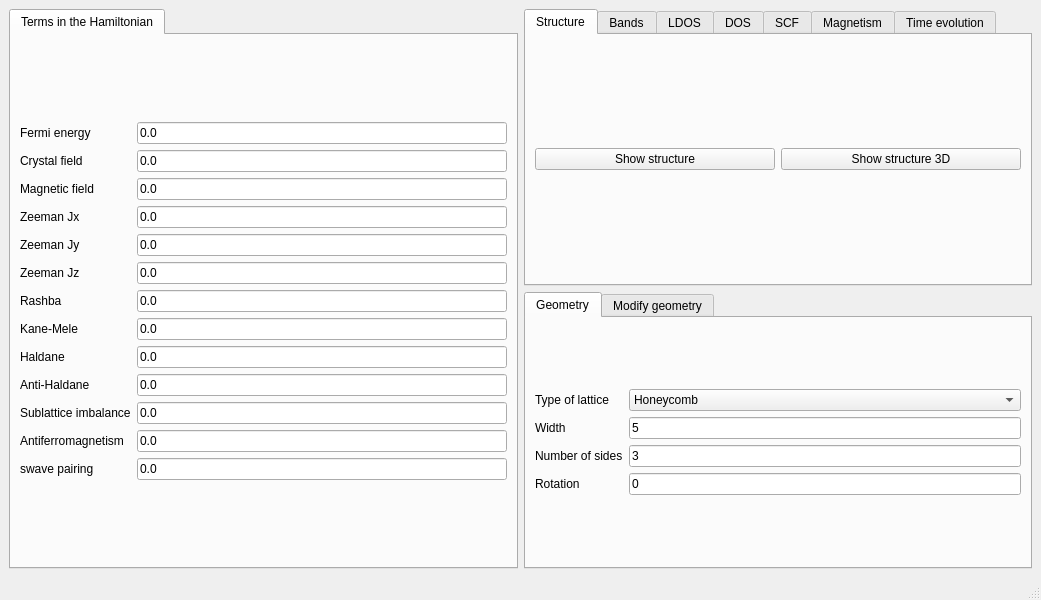
<?xml version="1.0" encoding="UTF-8"?>
<ui version="4.0">
 <class>MainWindow</class>
 <widget class="QMainWindow" name="MainWindow">
  <property name="geometry">
   <rect>
    <x>0</x>
    <y>0</y>
    <width>1041</width>
    <height>600</height>
   </rect>
  </property>
  <property name="minimumSize">
   <size>
    <width>878</width>
    <height>600</height>
   </size>
  </property>
  <property name="windowTitle">
   <string>0D systems</string>
  </property>
  <widget class="QWidget" name="centralwidget">
   <layout class="QGridLayout" name="gridLayout_3">
    <item row="0" column="0" rowspan="2">
     <widget class="QTabWidget" name="tabWidget_2">
      <property name="currentIndex">
       <number>0</number>
      </property>
      <widget class="QWidget" name="tab_3">
       <attribute name="title">
        <string>Terms in the Hamiltonian</string>
       </attribute>
       <layout class="QGridLayout" name="gridLayout_8">
        <item row="0" column="0">
         <layout class="QGridLayout" name="gridLayout">
          <item row="5" column="1">
           <widget class="QLineEdit" name="Bz">
            <property name="text">
             <string>0.0</string>
            </property>
           </widget>
          </item>
          <item row="3" column="1">
           <widget class="QLineEdit" name="Bx">
            <property name="text">
             <string>0.0</string>
            </property>
           </widget>
          </item>
          <item row="5" column="0">
           <widget class="QLabel" name="label_5">
            <property name="text">
             <string>Zeeman Jz</string>
            </property>
           </widget>
          </item>
          <item row="10" column="1">
           <widget class="QLineEdit" name="mAB">
            <property name="text">
             <string>0.0</string>
            </property>
           </widget>
          </item>
          <item row="4" column="1">
           <widget class="QLineEdit" name="By">
            <property name="text">
             <string>0.0</string>
            </property>
           </widget>
          </item>
          <item row="0" column="0">
           <widget class="QLabel" name="label">
            <property name="text">
             <string>Fermi energy</string>
            </property>
           </widget>
          </item>
          <item row="2" column="1">
           <widget class="QLineEdit" name="peierls">
            <property name="enabled">
             <bool>true</bool>
            </property>
            <property name="text">
             <string>0.0</string>
            </property>
           </widget>
          </item>
          <item row="7" column="1">
           <widget class="QLineEdit" name="kanemele">
            <property name="text">
             <string>0.0</string>
            </property>
           </widget>
          </item>
          <item row="8" column="0">
           <widget class="QLabel" name="label_24">
            <property name="text">
             <string>Haldane</string>
            </property>
           </widget>
          </item>
          <item row="9" column="1">
           <widget class="QLineEdit" name="antihaldane">
            <property name="text">
             <string>0.0</string>
            </property>
           </widget>
          </item>
          <item row="12" column="0">
           <widget class="QLabel" name="label_26">
            <property name="text">
             <string>swave pairing</string>
            </property>
           </widget>
          </item>
          <item row="0" column="1">
           <widget class="QLineEdit" name="fermi">
            <property name="enabled">
             <bool>true</bool>
            </property>
            <property name="text">
             <string>0.0</string>
            </property>
           </widget>
          </item>
          <item row="6" column="1">
           <widget class="QLineEdit" name="rashba">
            <property name="text">
             <string>0.0</string>
            </property>
           </widget>
          </item>
          <item row="8" column="1">
           <widget class="QLineEdit" name="haldane">
            <property name="text">
             <string>0.0</string>
            </property>
           </widget>
          </item>
          <item row="11" column="1">
           <widget class="QLineEdit" name="mAF">
            <property name="text">
             <string>0.0</string>
            </property>
           </widget>
          </item>
          <item row="6" column="0">
           <widget class="QLabel" name="label_10">
            <property name="text">
             <string>Rashba</string>
            </property>
           </widget>
          </item>
          <item row="7" column="0">
           <widget class="QLabel" name="label_11">
            <property name="text">
             <string>Kane-Mele</string>
            </property>
           </widget>
          </item>
          <item row="3" column="0">
           <widget class="QLabel" name="label_3">
            <property name="text">
             <string>Zeeman Jx</string>
            </property>
           </widget>
          </item>
          <item row="4" column="0">
           <widget class="QLabel" name="label_4">
            <property name="text">
             <string>Zeeman Jy</string>
            </property>
           </widget>
          </item>
          <item row="10" column="0">
           <widget class="QLabel" name="label_12">
            <property name="text">
             <string>Sublattice imbalance</string>
            </property>
           </widget>
          </item>
          <item row="2" column="0">
           <widget class="QLabel" name="label_14">
            <property name="text">
             <string>Magnetic field</string>
            </property>
           </widget>
          </item>
          <item row="12" column="1">
           <widget class="QLineEdit" name="swave">
            <property name="text">
             <string>0.0</string>
            </property>
           </widget>
          </item>
          <item row="11" column="0">
           <widget class="QLabel" name="label_13">
            <property name="text">
             <string>Antiferromagnetism</string>
            </property>
           </widget>
          </item>
          <item row="9" column="0">
           <widget class="QLabel" name="label_25">
            <property name="text">
             <string>Anti-Haldane</string>
            </property>
           </widget>
          </item>
          <item row="1" column="1">
           <widget class="QLineEdit" name="crystalfield">
            <property name="text">
             <string>0.0</string>
            </property>
           </widget>
          </item>
          <item row="1" column="0">
           <widget class="QLabel" name="label_17">
            <property name="text">
             <string>Crystal field</string>
            </property>
           </widget>
          </item>
         </layout>
        </item>
       </layout>
      </widget>
     </widget>
    </item>
    <item row="1" column="1">
     <widget class="QTabWidget" name="tabWidget">
      <property name="currentIndex">
       <number>0</number>
      </property>
      <property name="documentMode">
       <bool>false</bool>
      </property>
      <property name="tabsClosable">
       <bool>false</bool>
      </property>
      <property name="movable">
       <bool>false</bool>
      </property>
      <widget class="QWidget" name="tab_2">
       <attribute name="title">
        <string>Geometry</string>
       </attribute>
       <layout class="QGridLayout" name="gridLayout_16">
        <item row="0" column="0">
         <layout class="QGridLayout" name="gridLayout_4">
          <item row="3" column="0">
           <widget class="QLabel" name="label_7">
            <property name="text">
             <string>Rotation</string>
            </property>
           </widget>
          </item>
          <item row="2" column="1">
           <widget class="QLineEdit" name="nsides">
            <property name="text">
             <string>3</string>
            </property>
           </widget>
          </item>
          <item row="2" column="0">
           <widget class="QLabel" name="label_6">
            <property name="text">
             <string>Number of sides</string>
            </property>
           </widget>
          </item>
          <item row="0" column="0">
           <widget class="QLabel" name="label_8">
            <property name="text">
             <string>Type of lattice</string>
            </property>
           </widget>
          </item>
          <item row="0" column="1">
           <widget class="QComboBox" name="lattice">
            <item>
             <property name="text">
              <string>Honeycomb</string>
             </property>
            </item>
            <item>
             <property name="text">
              <string>Square</string>
             </property>
            </item>
            <item>
             <property name="text">
              <string>Triangular</string>
             </property>
            </item>
            <item>
             <property name="text">
              <string>Kagome</string>
             </property>
            </item>
            <item>
             <property name="text">
              <string>Lieb</string>
             </property>
            </item>
           </widget>
          </item>
          <item row="1" column="0">
           <widget class="QLabel" name="label_2">
            <property name="text">
             <string>Width</string>
            </property>
           </widget>
          </item>
          <item row="1" column="1">
           <widget class="QLineEdit" name="width">
            <property name="text">
             <string>5</string>
            </property>
           </widget>
          </item>
          <item row="3" column="1">
           <widget class="QLineEdit" name="rotation">
            <property name="text">
             <string>0</string>
            </property>
           </widget>
          </item>
         </layout>
        </item>
       </layout>
      </widget>
      <widget class="QWidget" name="tab_8">
       <attribute name="title">
        <string>Modify geometry</string>
       </attribute>
       <layout class="QHBoxLayout" name="horizontalLayout_2">
        <item>
         <layout class="QGridLayout" name="gridLayout_15">
          <item row="0" column="0">
           <widget class="QCheckBox" name="remove_single_bonded">
            <property name="toolTip">
             <string>Remove atoms that have a single bond in the structure</string>
            </property>
            <property name="text">
             <string>Remove single bonds</string>
            </property>
            <property name="checked">
             <bool>true</bool>
            </property>
           </widget>
          </item>
          <item row="1" column="0">
           <widget class="QCheckBox" name="remove_selected">
            <property name="text">
             <string>Remove selected atoms</string>
            </property>
           </widget>
          </item>
          <item row="2" column="0">
           <widget class="QPushButton" name="select_atoms_removal">
            <property name="text">
             <string>Select atoms to remove</string>
            </property>
           </widget>
          </item>
         </layout>
        </item>
       </layout>
      </widget>
     </widget>
    </item>
    <item row="0" column="1">
     <widget class="QTabWidget" name="tabWidget_3">
      <property name="currentIndex">
       <number>0</number>
      </property>
      <widget class="QWidget" name="tab_4">
       <attribute name="title">
        <string>Structure</string>
       </attribute>
       <layout class="QHBoxLayout" name="horizontalLayout">
        <item>
         <widget class="QPushButton" name="show_structure">
          <property name="text">
           <string>Show structure</string>
          </property>
         </widget>
        </item>
        <item>
         <widget class="QPushButton" name="show_structure_3d">
          <property name="text">
           <string>Show structure 3D</string>
          </property>
         </widget>
        </item>
       </layout>
      </widget>
      <widget class="QWidget" name="tab_5">
       <attribute name="title">
        <string>Bands</string>
       </attribute>
       <layout class="QGridLayout" name="gridLayout_9">
        <item row="0" column="0">
         <widget class="QPushButton" name="show_bands">
          <property name="text">
           <string>Band structure</string>
          </property>
         </widget>
        </item>
        <item row="1" column="0">
         <layout class="QGridLayout" name="gridLayout_2">
          <item row="0" column="0">
           <widget class="QLabel" name="label_15">
            <property name="text">
             <string>Operator</string>
            </property>
           </widget>
          </item>
          <item row="0" column="1">
           <widget class="QComboBox" name="bands_color">
            <property name="currentIndex">
             <number>0</number>
            </property>
            <item>
             <property name="text">
              <string>None</string>
             </property>
            </item>
            <item>
             <property name="text">
              <string>Sx</string>
             </property>
            </item>
            <item>
             <property name="text">
              <string>Sy</string>
             </property>
            </item>
            <item>
             <property name="text">
              <string>Sz</string>
             </property>
            </item>
            <item>
             <property name="text">
              <string>Valley</string>
             </property>
            </item>
            <item>
             <property name="text">
              <string>IPR</string>
             </property>
            </item>
           </widget>
          </item>
         </layout>
        </item>
       </layout>
      </widget>
      <widget class="QWidget" name="tab_7">
       <attribute name="title">
        <string>LDOS</string>
       </attribute>
       <layout class="QGridLayout" name="gridLayout_11">
        <item row="0" column="0">
         <layout class="QGridLayout" name="gridLayout_6">
          <item row="1" column="1">
           <widget class="QLineEdit" name="multildos_delta">
            <property name="text">
             <string>0.03</string>
            </property>
           </widget>
          </item>
          <item row="1" column="0">
           <widget class="QLabel" name="label_20">
            <property name="text">
             <string>Smearing</string>
            </property>
           </widget>
          </item>
          <item row="0" column="0">
           <widget class="QLabel" name="label_19">
            <property name="text">
             <string>Energy window</string>
            </property>
           </widget>
          </item>
          <item row="0" column="1">
           <widget class="QLineEdit" name="multildos_ewindow">
            <property name="text">
             <string>1.5</string>
            </property>
           </widget>
          </item>
          <item row="4" column="0" colspan="2">
           <widget class="QPushButton" name="show_interactive_ldos">
            <property name="text">
             <string>Show LDOS</string>
            </property>
           </widget>
          </item>
          <item row="2" column="0">
           <widget class="QLabel" name="label_30">
            <property name="text">
             <string>Basis</string>
            </property>
           </widget>
          </item>
          <item row="2" column="1">
           <widget class="QComboBox" name="basis_ldos">
            <property name="toolTip">
             <string>Choose the basis of the LDOS, projection onto the tight binding basis, or directly in true real space assuming a certain atomic-like wavefunction</string>
            </property>
            <item>
             <property name="text">
              <string>Tight binding</string>
             </property>
            </item>
            <item>
             <property name="text">
              <string>Real space atomic orbitals</string>
             </property>
            </item>
           </widget>
          </item>
          <item row="3" column="0">
           <widget class="QLabel" name="label_31">
            <property name="text">
             <string>Local orbital radii</string>
            </property>
           </widget>
          </item>
          <item row="3" column="1">
           <widget class="QLineEdit" name="ratomic_ldos">
            <property name="toolTip">
             <string>Radii of the atomic-like wavefunctions put in every site. Only affects the result for ht eBasis &quot;Real space atomic orbitals&quot;</string>
            </property>
            <property name="text">
             <string>1.5</string>
            </property>
           </widget>
          </item>
         </layout>
        </item>
       </layout>
      </widget>
      <widget class="QWidget" name="tab_9">
       <attribute name="title">
        <string>DOS</string>
       </attribute>
       <layout class="QGridLayout" name="gridLayout_18">
        <item row="0" column="0">
         <layout class="QGridLayout" name="gridLayout_17">
          <item row="0" column="0">
           <widget class="QLabel" name="label_16">
            <property name="text">
             <string>Smearing</string>
            </property>
           </widget>
          </item>
          <item row="0" column="1">
           <widget class="QLineEdit" name="dos_delta">
            <property name="text">
             <string>0.01</string>
            </property>
           </widget>
          </item>
          <item row="1" column="1">
           <widget class="QLineEdit" name="dos_ewindow">
            <property name="text">
             <string>4.0</string>
            </property>
           </widget>
          </item>
          <item row="1" column="0">
           <widget class="QLabel" name="label_41">
            <property name="text">
             <string>Energy window</string>
            </property>
           </widget>
          </item>
         </layout>
        </item>
        <item row="1" column="0">
         <widget class="QPushButton" name="show_dos">
          <property name="text">
           <string>Density of states</string>
          </property>
         </widget>
        </item>
       </layout>
      </widget>
      <widget class="QWidget" name="tab">
       <attribute name="title">
        <string>SCF</string>
       </attribute>
       <layout class="QGridLayout" name="gridLayout_5">
        <item row="0" column="0">
         <widget class="QTabWidget" name="tabWidget_4">
          <property name="currentIndex">
           <number>0</number>
          </property>
          <widget class="QWidget" name="tab_12">
           <attribute name="title">
            <string>Basic</string>
           </attribute>
           <layout class="QGridLayout" name="gridLayout_14">
            <item row="0" column="0" colspan="2">
             <layout class="QGridLayout" name="gridLayout_10">
              <item row="0" column="1">
               <widget class="QComboBox" name="scf_initialization">
                <item>
                 <property name="text">
                  <string>antiferro</string>
                 </property>
                </item>
                <item>
                 <property name="text">
                  <string>ferroX</string>
                 </property>
                </item>
                <item>
                 <property name="text">
                  <string>ferroY</string>
                 </property>
                </item>
                <item>
                 <property name="text">
                  <string>ferroZ</string>
                 </property>
                </item>
                <item>
                 <property name="text">
                  <string>random</string>
                 </property>
                </item>
               </widget>
              </item>
              <item row="0" column="0">
               <widget class="QLabel" name="label_22">
                <property name="text">
                 <string>Initialization</string>
                </property>
               </widget>
              </item>
              <item row="1" column="0" colspan="2">
               <layout class="QHBoxLayout" name="horizontalLayout_3">
                <item>
                 <widget class="QLabel" name="label_21">
                  <property name="text">
                   <string>U</string>
                  </property>
                 </widget>
                </item>
                <item>
                 <widget class="QLineEdit" name="U">
                  <property name="toolTip">
                   <string>Local Hubbard interaction</string>
                  </property>
                  <property name="text">
                   <string>2.0</string>
                  </property>
                 </widget>
                </item>
                <item>
                 <widget class="QLabel" name="label_23">
                  <property name="text">
                   <string>V1</string>
                  </property>
                 </widget>
                </item>
                <item>
                 <widget class="QLineEdit" name="V1">
                  <property name="toolTip">
                   <string>First neighbor interaction</string>
                  </property>
                  <property name="text">
                   <string>0.0</string>
                  </property>
                 </widget>
                </item>
                <item>
                 <widget class="QLabel" name="label_40">
                  <property name="text">
                   <string>V2</string>
                  </property>
                 </widget>
                </item>
                <item>
                 <widget class="QLineEdit" name="V2">
                  <property name="toolTip">
                   <string>Second neighbor interaction</string>
                  </property>
                  <property name="text">
                   <string>0.0</string>
                  </property>
                 </widget>
                </item>
               </layout>
              </item>
              <item row="2" column="0" colspan="2">
               <layout class="QGridLayout" name="gridLayout_7">
                <item row="0" column="2">
                 <widget class="QLabel" name="label_29">
                  <property name="text">
                   <string>Extra electron</string>
                  </property>
                 </widget>
                </item>
                <item row="0" column="1">
                 <widget class="QLineEdit" name="filling_scf">
                  <property name="text">
                   <string>0.5</string>
                  </property>
                 </widget>
                </item>
                <item row="0" column="0">
                 <widget class="QLabel" name="label_28">
                  <property name="text">
                   <string>FIlling</string>
                  </property>
                 </widget>
                </item>
                <item row="0" column="3">
                 <widget class="QLineEdit" name="extra_electron">
                  <property name="text">
                   <string>0.0</string>
                  </property>
                 </widget>
                </item>
               </layout>
              </item>
             </layout>
            </item>
            <item row="1" column="0">
             <widget class="QCheckBox" name="do_scf">
              <property name="text">
               <string>Include mean field</string>
              </property>
             </widget>
            </item>
            <item row="1" column="1">
             <widget class="QPushButton" name="solve_scf">
              <property name="text">
               <string>Solve SCF</string>
              </property>
             </widget>
            </item>
           </layout>
          </widget>
          <widget class="QWidget" name="tab_11">
           <attribute name="title">
            <string>Convergence</string>
           </attribute>
           <layout class="QGridLayout" name="gridLayout_21">
            <item row="0" column="0">
             <layout class="QGridLayout" name="gridLayout_12">
              <item row="0" column="0">
               <widget class="QLabel" name="label_32">
                <property name="text">
                 <string>Mixing</string>
                </property>
               </widget>
              </item>
              <item row="1" column="0">
               <widget class="QLabel" name="label_27">
                <property name="text">
                 <string># of kpoints</string>
                </property>
               </widget>
              </item>
              <item row="1" column="1">
               <widget class="QLineEdit" name="nk_scf">
                <property name="text">
                 <string>10</string>
                </property>
               </widget>
              </item>
              <item row="0" column="1">
               <widget class="QLineEdit" name="mix_scf">
                <property name="text">
                 <string>0.1</string>
                </property>
               </widget>
              </item>
              <item row="2" column="0">
               <widget class="QLabel" name="label_33">
                <property name="text">
                 <string>Smearing</string>
                </property>
               </widget>
              </item>
              <item row="2" column="1">
               <widget class="QLineEdit" name="smearing_scf">
                <property name="text">
                 <string>0.01</string>
                </property>
               </widget>
              </item>
             </layout>
            </item>
           </layout>
          </widget>
         </widget>
        </item>
       </layout>
      </widget>
      <widget class="QWidget" name="tab_6">
       <attribute name="title">
        <string>Magnetism</string>
       </attribute>
       <layout class="QGridLayout" name="gridLayout_13">
        <item row="0" column="0">
         <widget class="QPushButton" name="show_magnetism">
          <property name="text">
           <string>Show magnetism</string>
          </property>
         </widget>
        </item>
       </layout>
      </widget>
      <widget class="QWidget" name="tab_10">
       <attribute name="title">
        <string>Time evolution</string>
       </attribute>
       <layout class="QGridLayout" name="gridLayout_20">
        <item row="0" column="0" colspan="2">
         <layout class="QGridLayout" name="gridLayout_19">
          <item row="0" column="1">
           <widget class="QLineEdit" name="tmax_time_evolution">
            <property name="text">
             <string>50</string>
            </property>
           </widget>
          </item>
          <item row="0" column="0">
           <widget class="QLabel" name="label_9">
            <property name="text">
             <string>Maximum time</string>
            </property>
           </widget>
          </item>
          <item row="1" column="1">
           <widget class="QComboBox" name="channel_time_evolution">
            <item>
             <property name="text">
              <string>Up</string>
             </property>
            </item>
            <item>
             <property name="text">
              <string>Down</string>
             </property>
            </item>
           </widget>
          </item>
          <item row="1" column="0">
           <widget class="QLabel" name="label_18">
            <property name="text">
             <string>Channel</string>
            </property>
           </widget>
          </item>
         </layout>
        </item>
        <item row="1" column="0">
         <widget class="QPushButton" name="select_atom_time_evolution">
          <property name="text">
           <string>Select atom</string>
          </property>
         </widget>
        </item>
        <item row="1" column="1">
         <widget class="QPushButton" name="show_time_evolution">
          <property name="text">
           <string>Perform time evolution</string>
          </property>
         </widget>
        </item>
       </layout>
      </widget>
     </widget>
    </item>
   </layout>
  </widget>
  <widget class="QMenuBar" name="menubar">
   <property name="geometry">
    <rect>
     <x>0</x>
     <y>0</y>
     <width>1041</width>
     <height>25</height>
    </rect>
   </property>
  </widget>
  <widget class="QStatusBar" name="statusbar"/>
 </widget>
 <resources/>
 <connections/>
</ui>
